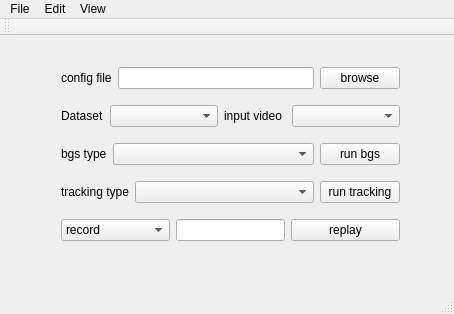
<?xml version="1.0" encoding="UTF-8"?>
<ui version="4.0">
 <class>MainWindow</class>
 <widget class="QMainWindow" name="MainWindow">
  <property name="geometry">
   <rect>
    <x>0</x>
    <y>0</y>
    <width>454</width>
    <height>314</height>
   </rect>
  </property>
  <property name="windowTitle">
   <string>MainWindow</string>
  </property>
  <widget class="QWidget" name="centralWidget">
   <widget class="QWidget" name="layoutWidget">
    <property name="geometry">
     <rect>
      <x>50</x>
      <y>10</y>
      <width>361</width>
      <height>221</height>
     </rect>
    </property>
    <layout class="QVBoxLayout" name="verticalLayout">
     <item>
      <layout class="QHBoxLayout" name="horizontalLayout_3">
       <item>
        <widget class="QLabel" name="label_3">
         <property name="text">
          <string>config file</string>
         </property>
        </widget>
       </item>
       <item>
        <widget class="QLineEdit" name="lineEdit_inputPath"/>
       </item>
       <item>
        <widget class="QPushButton" name="pushButton_inputPath">
         <property name="text">
          <string>browse</string>
         </property>
        </widget>
       </item>
      </layout>
     </item>
     <item>
      <layout class="QHBoxLayout" name="horizontalLayout_4">
       <item>
        <widget class="QLabel" name="label_6">
         <property name="text">
          <string>Dataset</string>
         </property>
        </widget>
       </item>
       <item>
        <widget class="QComboBox" name="comboBox_dataset">
         <property name="sizePolicy">
          <sizepolicy hsizetype="Expanding" vsizetype="Fixed">
           <horstretch>0</horstretch>
           <verstretch>0</verstretch>
          </sizepolicy>
         </property>
        </widget>
       </item>
       <item>
        <widget class="QLabel" name="label_4">
         <property name="text">
          <string>input video </string>
         </property>
        </widget>
       </item>
       <item>
        <widget class="QComboBox" name="comboBox_video">
         <property name="sizePolicy">
          <sizepolicy hsizetype="Expanding" vsizetype="Fixed">
           <horstretch>0</horstretch>
           <verstretch>0</verstretch>
          </sizepolicy>
         </property>
        </widget>
       </item>
      </layout>
     </item>
     <item>
      <layout class="QHBoxLayout" name="horizontalLayout">
       <item>
        <widget class="QLabel" name="label">
         <property name="text">
          <string>bgs type</string>
         </property>
        </widget>
       </item>
       <item>
        <widget class="QComboBox" name="comboBox_bgsType">
         <property name="sizePolicy">
          <sizepolicy hsizetype="Expanding" vsizetype="Fixed">
           <horstretch>0</horstretch>
           <verstretch>0</verstretch>
          </sizepolicy>
         </property>
        </widget>
       </item>
       <item>
        <widget class="QPushButton" name="pushButton_bgs">
         <property name="text">
          <string>run bgs</string>
         </property>
        </widget>
       </item>
      </layout>
     </item>
     <item>
      <layout class="QHBoxLayout" name="horizontalLayout_2">
       <item>
        <widget class="QLabel" name="label_2">
         <property name="text">
          <string>tracking type</string>
         </property>
        </widget>
       </item>
       <item>
        <widget class="QComboBox" name="comboBox_trackingType">
         <property name="sizePolicy">
          <sizepolicy hsizetype="Expanding" vsizetype="Fixed">
           <horstretch>0</horstretch>
           <verstretch>0</verstretch>
          </sizepolicy>
         </property>
        </widget>
       </item>
       <item>
        <widget class="QPushButton" name="pushButton_tracking">
         <property name="text">
          <string>run tracking</string>
         </property>
        </widget>
       </item>
      </layout>
     </item>
     <item>
      <layout class="QHBoxLayout" name="horizontalLayout_5">
       <item>
        <widget class="QComboBox" name="comboBox_replay">
         <property name="sizePolicy">
          <sizepolicy hsizetype="Preferred" vsizetype="Fixed">
           <horstretch>0</horstretch>
           <verstretch>0</verstretch>
          </sizepolicy>
         </property>
         <item>
          <property name="text">
           <string>record</string>
          </property>
         </item>
         <item>
          <property name="text">
           <string>annotation</string>
          </property>
         </item>
        </widget>
       </item>
       <item>
        <widget class="QLineEdit" name="lineEdit_recordPath">
         <property name="sizePolicy">
          <sizepolicy hsizetype="Preferred" vsizetype="Fixed">
           <horstretch>0</horstretch>
           <verstretch>0</verstretch>
          </sizepolicy>
         </property>
        </widget>
       </item>
       <item>
        <widget class="QPushButton" name="pushButton_recordReplay">
         <property name="text">
          <string>replay</string>
         </property>
        </widget>
       </item>
      </layout>
     </item>
    </layout>
   </widget>
  </widget>
  <widget class="QMenuBar" name="menuBar">
   <property name="geometry">
    <rect>
     <x>0</x>
     <y>0</y>
     <width>454</width>
     <height>22</height>
    </rect>
   </property>
   <widget class="QMenu" name="menuFile">
    <property name="title">
     <string>File</string>
    </property>
   </widget>
   <widget class="QMenu" name="menuEdit">
    <property name="title">
     <string>Edit</string>
    </property>
   </widget>
   <widget class="QMenu" name="menuView">
    <property name="title">
     <string>View</string>
    </property>
    <addaction name="actionShow_video_list"/>
    <addaction name="actionShow_current_video"/>
    <addaction name="actionShow_background"/>
    <addaction name="actionShow_tracking"/>
    <addaction name="actionShow_all"/>
   </widget>
   <addaction name="menuFile"/>
   <addaction name="menuEdit"/>
   <addaction name="menuView"/>
  </widget>
  <widget class="QToolBar" name="mainToolBar">
   <attribute name="toolBarArea">
    <enum>TopToolBarArea</enum>
   </attribute>
   <attribute name="toolBarBreak">
    <bool>false</bool>
   </attribute>
  </widget>
  <widget class="QStatusBar" name="statusBar"/>
  <action name="actionShow_video_list">
   <property name="text">
    <string>show video list</string>
   </property>
  </action>
  <action name="actionShow_background">
   <property name="text">
    <string>show background</string>
   </property>
  </action>
  <action name="actionShow_current_video">
   <property name="text">
    <string>show current video</string>
   </property>
  </action>
  <action name="actionShow_tracking">
   <property name="text">
    <string>show tracking</string>
   </property>
  </action>
  <action name="actionShow_all">
   <property name="text">
    <string>show all</string>
   </property>
  </action>
 </widget>
 <layoutdefault spacing="6" margin="11"/>
 <resources/>
 <connections/>
</ui>
